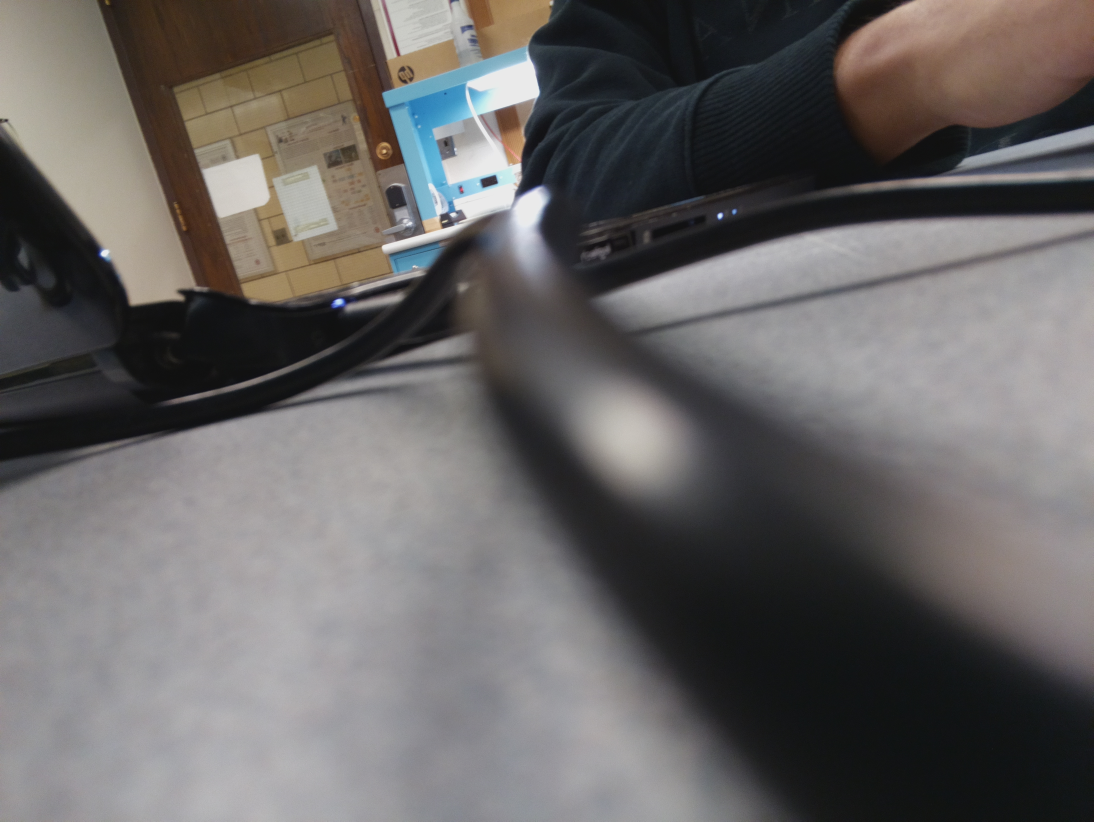
#> input picture camera/.jpg, 3280 x 2464 px, given in place of .jpg.jpg, which was not available (shown at 1/3 size)
$ python LED_and_pic2.py ../camera/.jpg   (Python 2 division)
#> lines starting #> are read from the running program, lines starting #| are printed output that depends on the picture; pictures that were not available may be replaced by others from this repository, and a replacement may not be noted
#> in LED_and_img, img is the input picture: PIL image 3280x2464 RGB; mean R, G, B 104.1, 101.2, 100.6
### Image_processing/crop_new.py
from PIL import Image
import sys
import numpy as np
from PIL import ImageFilter
import math

def crop(np_img, path_to_send):
    row, col, channel = np_img.shape
    midHeight = row/2.
    midWidth = col/2.

    cropped_img = np_img[int(0.5*midHeight):int(1.5*midHeight), int(0.5*midWidth):int(1.5*midWidth), :]
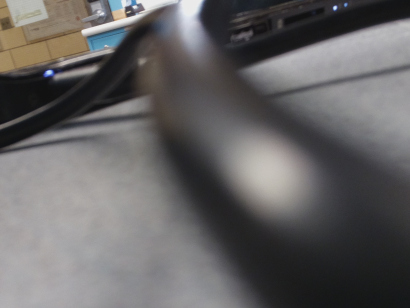
#> cropped_img: shape (1232, 1640, 3) float32 (shown at 1/4 size); mean R, G, B 101.2, 99.3, 99.9

    r = Image.fromarray(np_img[:,:,0]).convert('L')
    g = Image.fromarray(np_img[:,:,1]).convert('L')
    b = Image.fromarray(np_img[:,:,2]).convert('L')
    img2= Image.merge('RGB', (r, g, b))

    cropped_img_name = path_to_send+"_cropped.jpg"
    img2.save(cropped_img_name)

    return cropped_img

def colorSeg(f, m, T):
    '''
    Using Numpy and vectorizing 3D distance equation

    :param f: Image in obtained from  Image.open(path)
    :param m: vector of size 3 having mean values for R G B.
    :param T: Threshold or radious of the sphere in the RGB space
    :return: Returns matrix I for BW img --> Usin
    '''
#> called with T = 51

    #rgb_im = f.convert('RGB')
    #r, g, b = rgb_im.split()

    r = f[:,:,0]
#> r: shape (1232, 1640) float32
    g = f[:,:,1]
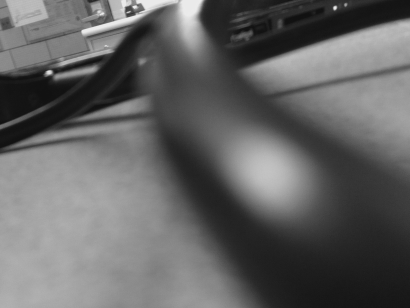
#> g: shape (1232, 1640) float32 (shown at 1/4 size); min 15, max 239, mean 99.4
    b = f[:,:,2]
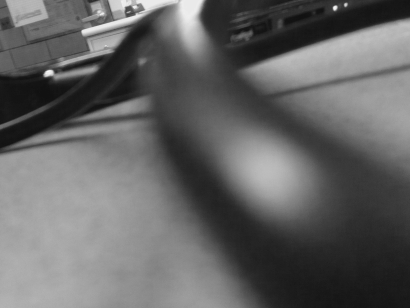
#> b: shape (1232, 1640) float32 (shown at 1/4 size); min 14, max 255, mean 99.8

    # Average R G B values on the spheres
    ar = m[0]
    ag = m[1]
    ab = m[2]

    # [7 lines of commented-out code are left out]
    I = pow((r - ar), 2)
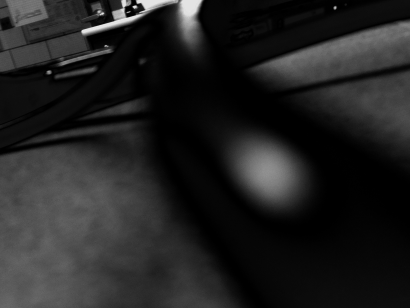
#> I: shape (1232, 1640) float32 (shown at 1/4 size); min 0.0278, max 32821.4, mean 4427; drawn with min black and max white
    A = pow((g - ag), 2)
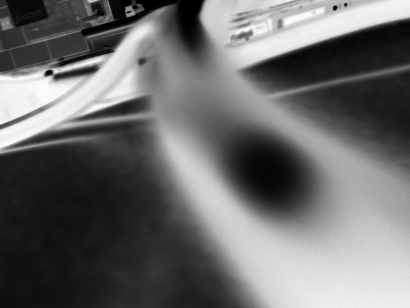
#> A: shape (1232, 1640) float32 (shown at 1/4 size); min 0.0625, max 43785.6, mean 18450.3; drawn with min black and max white
    B = pow((b - ab), 2)
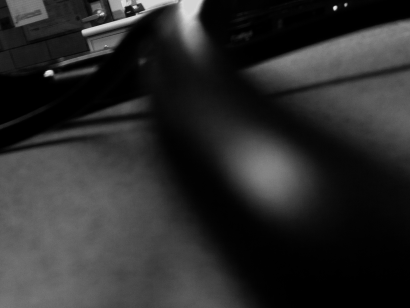
#> B: shape (1232, 1640) float32 (shown at 1/4 size); min 0.198, max 57333.9, mean 9916.8; drawn with min black and max white
    C = pow(T, 2) - A - B
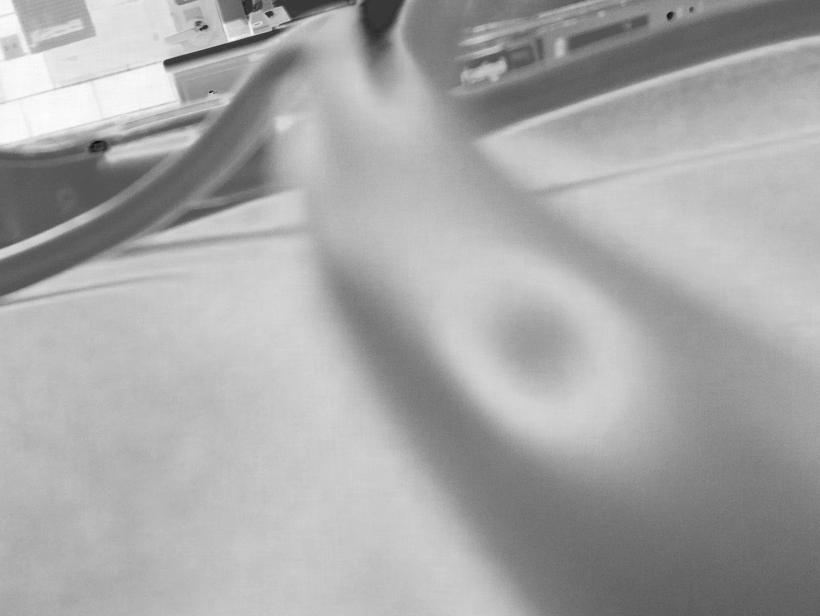
#> C: shape (1232, 1640) float32 (shown at 1/2 size); min -55143, max -10553.6, mean -25766.1; drawn with min black and max white
    # now we can use the inequality equation derived from the 3d distance eq and say that I < C to bei n the sphere

    # create zeros matrix
    rows = r.shape[0]
    cols = r.shape[1]
    g = np.zeros((rows, cols))

    # Assign white pixels to pixels within threshold
    g[np.where(I < C)] = 255

    return g


def ip(np_img,path_to_send):
    # Path variables
    path = "/home/pi/Documents/access/camera/"  # "C:/Users/Victor/Documents/UMass Amherst/Fall 2017 (senior)/SDP/images/" #"/home/pi/Documents/access/camera/" # path without image name
    save_to = path  # "/home/pi/Documents/access/camera/" #"" for same directory
    # m = [255*0.14412,255*0.707508,255*0.115358]
    # T = 0.25*255;

    m = [255 * 0.246405, 255 * 0.879411765, 255 * 0.061];
    T = 0.20 * 255;

    I_np = colorSeg(np_img, m, T)
#> I_np: shape (1232, 1640) float64; every value is 0
    I = Image.fromarray(I_np).convert('L')
#> I: PIL image 1640x1232 L; every value is 0
    # I.show()

    b_w_img_filtered = I.filter(ImageFilter.MedianFilter(size=7))
    b_w_img_filtered = b_w_img_filtered.filter(ImageFilter.MedianFilter(size=7))
    b_w_img_filtered = b_w_img_filtered.filter(ImageFilter.MedianFilter(size=7))
    b_w_img_filtered = b_w_img_filtered.filter(ImageFilter.MedianFilter(size=7))

    return b_w_img_filtered


def grid_image_template(im):
    num_grid = 8
    score = {}
    row, col = im.shape
    len_of_grid = col / 4
    wid_of_grid = row / 2
    for i in range(num_grid):
        if i < 4:
            temp_im = np.array(im[0:wid_of_grid, len_of_grid * i:len_of_grid * (i + 1)])
            score[i] = len(np.argwhere(temp_im == 255))
            # print len(np.argwhere(temp_im == 255))
            # print np.argwhere(temp_im == 255)[0:2]
            # sys.exit()
        else:  # second row
            temp_im = im[wid_of_grid:row, len_of_grid * (i % 4):len_of_grid * ((i + 1) % 4)]
            score[i] = len(np.argwhere(temp_im == 255))
#> after the loop, score = {0: 0, 1: 0, 2: 0, 3: 0, 4: 0, 5: 0, 6: 0, 7: 0}

            # plt.figure()
            # plt.imshow(temp_im)

    grid_max, highest_score = max(score.items(), key=lambda x: x[1])
#> grid_max = 0; highest_score = 0

    # print grid_max, highest_score

    if grid_max < 4:
        cent = (wid_of_grid / 2, (len_of_grid * grid_max + len_of_grid * (grid_max + 1)) / 2)
#> cent = (308, 205)
        temp_im = im[0:wid_of_grid, len_of_grid * grid_max:len_of_grid * (grid_max + 1)]
    else:  # second row
        cent = ((wid_of_grid + row) / 2, (len_of_grid * (grid_max % 4) + len_of_grid * ((grid_max + 1) % 4)) / 2)
        temp_im = im[wid_of_grid:row, len_of_grid * (grid_max % 4):len_of_grid * ((grid_max + 1) % 4)]

    return temp_im, cent

### LEDs/LED_and_pic2.py

import RPi.GPIO as GPIO
import time,os,sys
sys.path.insert(0,"/home/pi/Documents/access/Image_processing")
from PIL import Image
import numpy as np
import crop_new as cn


'''
This script blinks green light 10 times using pin 12
'''

def LED_and_img():
    #initialize the GPIO
    GPIO.setmode(GPIO.BCM)
    GPIO.setup(21,GPIO.OUT)

    if len(sys.argv) < 2:
        sys.exit("No input detected! Name of the file without extension must be provided as input through console")

    file_name = sys.argv[1]
    code = file_name
    file_name = file_name+".jpg"


    print("------------------------ Taking Image ------------------------")
    GPIO.output(21, True)
    print("UV LED on!")
    # time.sleep(30) #0.5
    temp = "raspistill -ISO 400 -ss 160000 -br 80 -co 100 -vf -o ~/Documents/access/camera/" + file_name
    os.system(temp)
    GPIO.output(21, False)
    print("UV LED off and Img taken")
    print("------------------------ Done ------------------------")

    GPIO.cleanup()

    # Open image and convert to numpy array
    path = "/home/pi/Documents/access/camera/"
    # Load image:
    path_new = path + file_name
    path_to_send = path + code
    img = Image.open(path_new)

    img = np.array(img, dtype=np.float32)

    cropped_img = cn.crop(img, path_to_send)
    b_w_img_filtered = cn.ip(cropped_img, path_to_send)

    bw_img_path = path_to_send + "_cropped_bw.jpg"
    # I.save(save_to+bw_img_name)
    b_w_img_filtered.save(bw_img_path)
    print("------------------------ Done ------------------------")

    template, cent = cn.grid_image_template(np.array(b_w_img_filtered)) #I_np)
#> cent = (308, 205)
    template = Image.fromarray(template).convert('L')
    template.save(path + "template.jpg")

    with open('/home/pi/Documents/access/camera/location.txt', 'a') as my_file:
        my_file.write('%d %d\n' % (cent[0], cent[1]))

    print("------------------------ Done ------------------------")


if __name__ == "__main__":
    LED_and_img()

$ run again, on camera/2017-11-21_2052.jpg
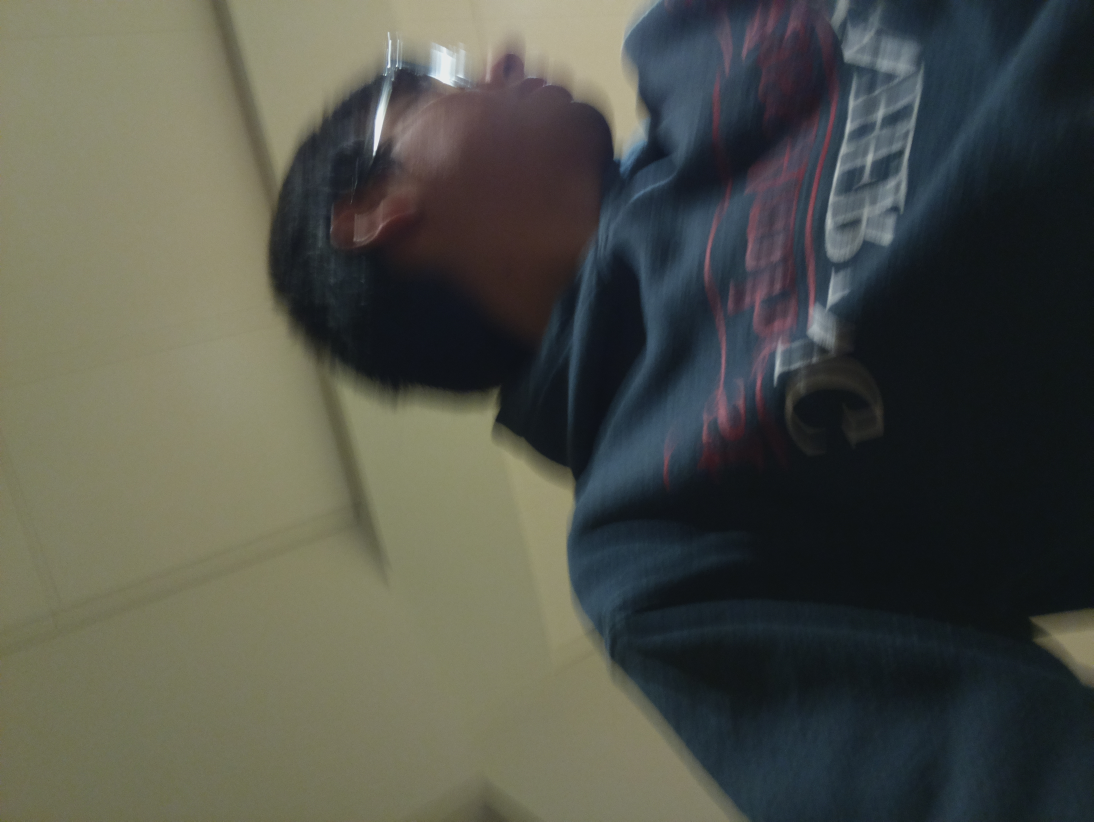
#> input picture camera/2017-11-21_2052.jpg, 3280 x 2464 px, given in place of 2017-11-21_2052.jpg.jpg, which was not available (shown at 1/3 size)
#> in LED_and_img, img is the input picture: PIL image 3280x2464 RGB; mean R, G, B 80.5, 82.6, 74
#> img: shape (2464, 3280, 3) float32
#> in colorSeg, `B = pow((b - ab), 2)`:
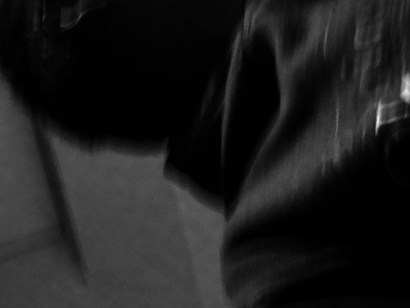
#> B: shape (1232, 1640) float32 (shown at 1/4 size); min 0.198, max 30431.1, mean 3529.7; drawn with min black and max white
#> in colorSeg, `C = pow(T, 2) - A - B`:
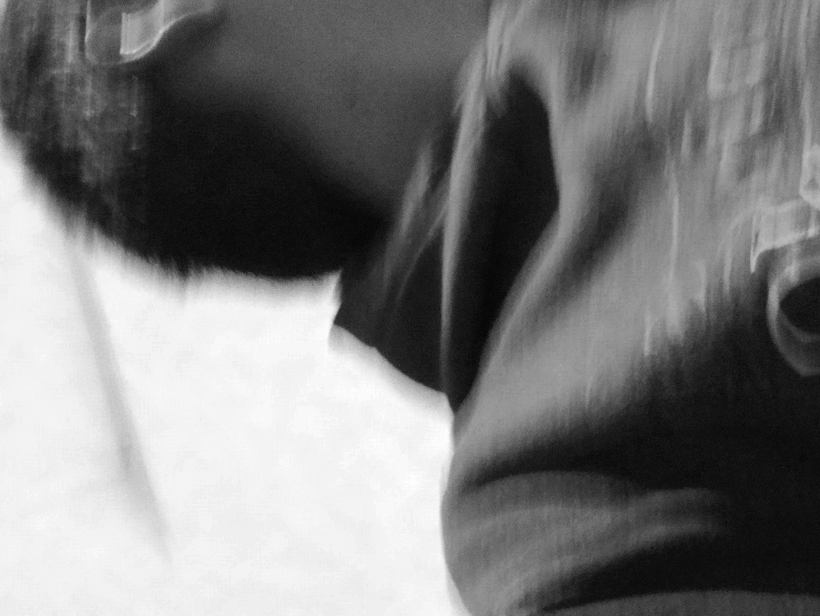
#> C: shape (1232, 1640) float32 (shown at 1/2 size); min -41240, max -11912.6, mean -27058.2; drawn with min black and max white
#> I_np: shape (1232, 1640) float64; every value is 0
#> after the loop in grid_image_template, `for i in range(num_grid):`: score = {0: 0, 1: 0, 2: 0, 3: 0, 4: 0, 5: 0, 6: 0, 7: 0}
#> grid_max = 0
#> in grid_image_template, `cent = (wid_of_grid / 2, (len_of_grid * grid_max + len_of_grid * (grid..`: cent = (308, 205)

$ run again, on camera/2017-11-21_2102.jpg
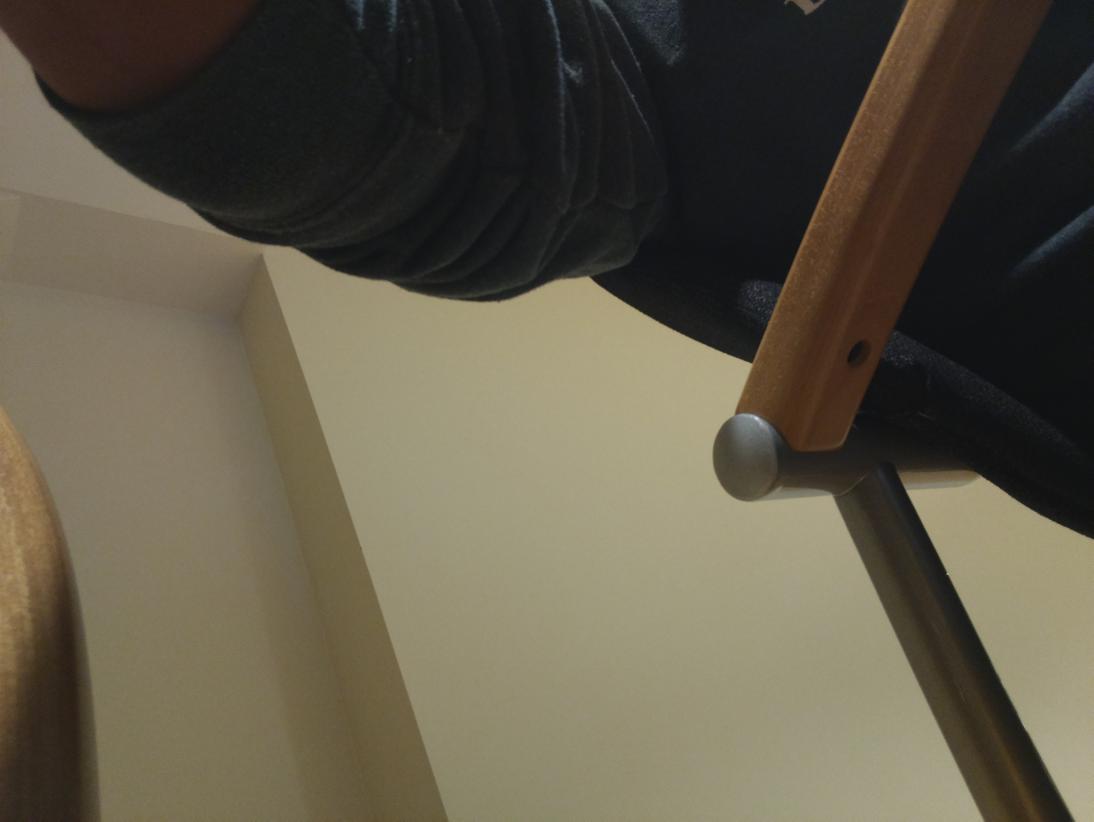
#> input picture camera/2017-11-21_2102.jpg, 3280 x 2464 px, given in place of 2017-11-21_2102.jpg.jpg, which was not available (shown at 1/3 size)
#> in LED_and_img, img is the input picture: PIL image 3280x2464 RGB; mean R, G, B 95.9, 89.4, 72.8
#> img: shape (2464, 3280, 3) float32
#> in colorSeg, `B = pow((b - ab), 2)`:
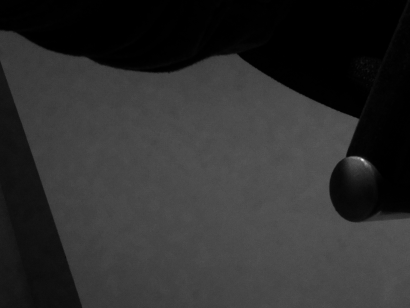
#> B: shape (1232, 1640) float32 (shown at 1/4 size); min 0.198, max 43867.2, mean 8019.8; drawn with min black and max white
#> in colorSeg, `C = pow(T, 2) - A - B`:
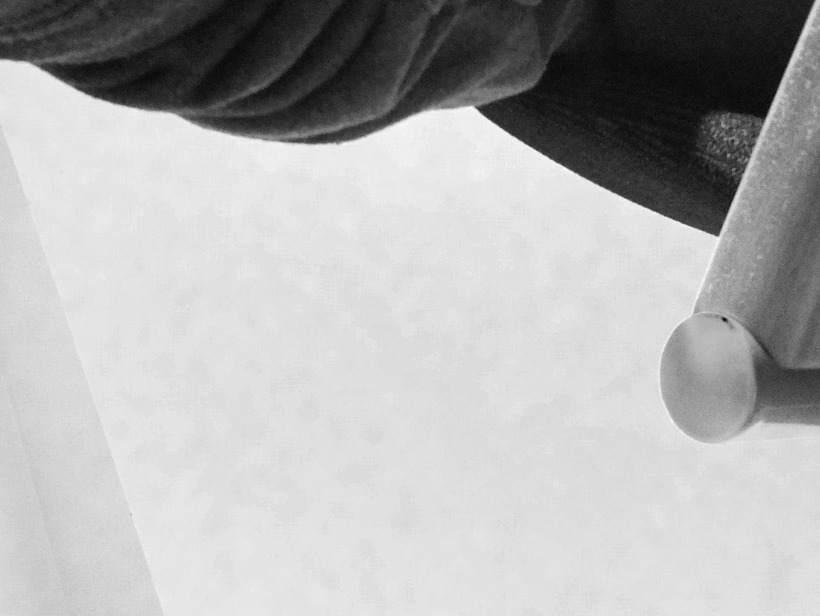
#> C: shape (1232, 1640) float32 (shown at 1/2 size); min -41273.8, max -10758.7, mean -20053.8; drawn with min black and max white
#> I_np: shape (1232, 1640) float64; every value is 0
#> after the loop in grid_image_template, `for i in range(num_grid):`: score = {0: 0, 1: 0, 2: 0, 3: 0, 4: 0, 5: 0, 6: 0, 7: 0}
#> grid_max = 0
#> in grid_image_template, `cent = (wid_of_grid / 2, (len_of_grid * grid_max + len_of_grid * (grid..`: cent = (308, 205)
